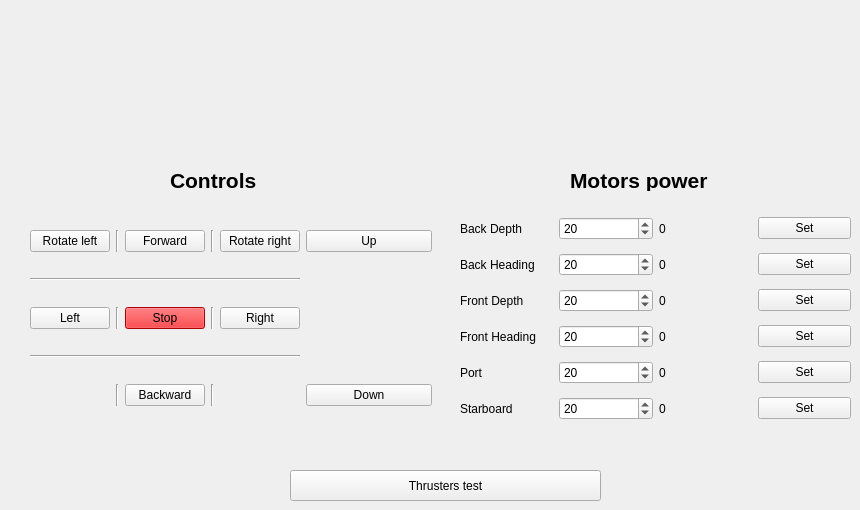
         <widget class="QWidget" name="thrusters">
          <attribute name="title">
           <string>Thrusters</string>
          </attribute>
          <widget class="QWidget" name="gridLayoutWidget">
           <property name="geometry">
            <rect>
             <x>30</x>
             <y>210</y>
             <width>402</width>
             <height>221</height>
            </rect>
           </property>
           <layout class="QGridLayout" name="gridLayout">
            <item row="2" column="1">
             <widget class="Line" name="line_4">
              <property name="orientation">
               <enum>Qt::Vertical</enum>
              </property>
             </widget>
            </item>
            <item row="2" column="0">
             <widget class="QPushButton" name="pushButton_Thruster_Left">
              <property name="text">
               <string>Left</string>
              </property>
             </widget>
            </item>
            <item row="4" column="5">
             <widget class="QPushButton" name="pushButton_Thruster_Down">
              <property name="text">
               <string>Down</string>
              </property>
             </widget>
            </item>
            <item row="2" column="4">
             <widget class="QPushButton" name="pushButton_Thruster_Right">
              <property name="text">
               <string>Right</string>
              </property>
             </widget>
            </item>
            <item row="0" column="2">
             <widget class="QPushButton" name="pushButton_Thruster_For">
              <property name="text">
               <string>Forward</string>
              </property>
             </widget>
            </item>
            <item row="4" column="2">
             <widget class="QPushButton" name="pushButton_Thruster_Back">
              <property name="text">
               <string>Backward</string>
              </property>
             </widget>
            </item>
            <item row="2" column="5">
             <spacer name="horizontalSpacer">
              <property name="orientation">
               <enum>Qt::Horizontal</enum>
              </property>
              <property name="sizeHint" stdset="0">
               <size>
                <width>40</width>
                <height>20</height>
               </size>
              </property>
             </spacer>
            </item>
            <item row="0" column="5">
             <widget class="QPushButton" name="pushButton_Thruster_Up">
              <property name="text">
               <string>Up</string>
              </property>
             </widget>
            </item>
            <item row="2" column="2">
             <widget class="QPushButton" name="pushButton_Thruster_Stop">
              <property name="palette">
               <palette>
                <active>
                 <colorrole role="WindowText">
                  <brush brushstyle="SolidPattern">
                   <color alpha="255">
                    <red>0</red>
                    <green>0</green>
                    <blue>0</blue>
                   </color>
                  </brush>
                 </colorrole>
                 <colorrole role="Button">
                  <brush brushstyle="SolidPattern">
                   <color alpha="255">
                    <red>242</red>
                    <green>0</green>
                    <blue>4</blue>
                   </color>
                  </brush>
                 </colorrole>
                 <colorrole role="Light">
                  <brush brushstyle="SolidPattern">
                   <color alpha="255">
                    <red>255</red>
                    <green>108</green>
                    <blue>110</blue>
                   </color>
                  </brush>
                 </colorrole>
                 <colorrole role="Midlight">
                  <brush brushstyle="SolidPattern">
                   <color alpha="255">
                    <red>248</red>
                    <green>54</green>
                    <blue>57</blue>
                   </color>
                  </brush>
                 </colorrole>
                 <colorrole role="Dark">
                  <brush brushstyle="SolidPattern">
                   <color alpha="255">
                    <red>121</red>
                    <green>0</green>
                    <blue>2</blue>
                   </color>
                  </brush>
                 </colorrole>
                 <colorrole role="Mid">
                  <brush brushstyle="SolidPattern">
                   <color alpha="255">
                    <red>161</red>
                    <green>0</green>
                    <blue>2</blue>
                   </color>
                  </brush>
                 </colorrole>
                 <colorrole role="Text">
                  <brush brushstyle="SolidPattern">
                   <color alpha="255">
                    <red>0</red>
                    <green>0</green>
                    <blue>0</blue>
                   </color>
                  </brush>
                 </colorrole>
                 <colorrole role="BrightText">
                  <brush brushstyle="SolidPattern">
                   <color alpha="255">
                    <red>255</red>
                    <green>255</green>
                    <blue>255</blue>
                   </color>
                  </brush>
                 </colorrole>
                 <colorrole role="ButtonText">
                  <brush brushstyle="SolidPattern">
                   <color alpha="255">
                    <red>0</red>
                    <green>0</green>
                    <blue>0</blue>
                   </color>
                  </brush>
                 </colorrole>
                 <colorrole role="Base">
                  <brush brushstyle="SolidPattern">
                   <color alpha="255">
                    <red>255</red>
                    <green>255</green>
                    <blue>255</blue>
                   </color>
                  </brush>
                 </colorrole>
                 <colorrole role="Window">
                  <brush brushstyle="SolidPattern">
                   <color alpha="255">
                    <red>242</red>
                    <green>0</green>
                    <blue>4</blue>
                   </color>
                  </brush>
                 </colorrole>
                 <colorrole role="Shadow">
                  <brush brushstyle="SolidPattern">
                   <color alpha="255">
                    <red>0</red>
                    <green>0</green>
                    <blue>0</blue>
                   </color>
                  </brush>
                 </colorrole>
                 <colorrole role="AlternateBase">
                  <brush brushstyle="SolidPattern">
                   <color alpha="255">
                    <red>248</red>
                    <green>127</green>
                    <blue>129</blue>
                   </color>
                  </brush>
                 </colorrole>
                 <colorrole role="ToolTipBase">
                  <brush brushstyle="SolidPattern">
                   <color alpha="255">
                    <red>255</red>
                    <green>255</green>
                    <blue>220</blue>
                   </color>
                  </brush>
                 </colorrole>
                 <colorrole role="ToolTipText">
                  <brush brushstyle="SolidPattern">
                   <color alpha="255">
                    <red>0</red>
                    <green>0</green>
                    <blue>0</blue>
                   </color>
                  </brush>
                 </colorrole>
                </active>
                <inactive>
                 <colorrole role="WindowText">
                  <brush brushstyle="SolidPattern">
                   <color alpha="255">
                    <red>0</red>
                    <green>0</green>
                    <blue>0</blue>
                   </color>
                  </brush>
                 </colorrole>
                 <colorrole role="Button">
                  <brush brushstyle="SolidPattern">
                   <color alpha="255">
                    <red>242</red>
                    <green>0</green>
                    <blue>4</blue>
                   </color>
                  </brush>
                 </colorrole>
                 <colorrole role="Light">
                  <brush brushstyle="SolidPattern">
                   <color alpha="255">
                    <red>255</red>
                    <green>108</green>
                    <blue>110</blue>
                   </color>
                  </brush>
                 </colorrole>
                 <colorrole role="Midlight">
                  <brush brushstyle="SolidPattern">
                   <color alpha="255">
                    <red>248</red>
                    <green>54</green>
                    <blue>57</blue>
                   </color>
                  </brush>
                 </colorrole>
                 <colorrole role="Dark">
                  <brush brushstyle="SolidPattern">
                   <color alpha="255">
                    <red>121</red>
                    <green>0</green>
                    <blue>2</blue>
                   </color>
                  </brush>
                 </colorrole>
                 <colorrole role="Mid">
                  <brush brushstyle="SolidPattern">
                   <color alpha="255">
                    <red>161</red>
                    <green>0</green>
                    <blue>2</blue>
                   </color>
                  </brush>
                 </colorrole>
                 <colorrole role="Text">
                  <brush brushstyle="SolidPattern">
                   <color alpha="255">
                    <red>0</red>
                    <green>0</green>
                    <blue>0</blue>
                   </color>
                  </brush>
                 </colorrole>
                 <colorrole role="BrightText">
                  <brush brushstyle="SolidPattern">
                   <color alpha="255">
                    <red>255</red>
                    <green>255</green>
                    <blue>255</blue>
                   </color>
                  </brush>
                 </colorrole>
                 <colorrole role="ButtonText">
                  <brush brushstyle="SolidPattern">
                   <color alpha="255">
                    <red>0</red>
                    <green>0</green>
                    <blue>0</blue>
                   </color>
                  </brush>
                 </colorrole>
                 <colorrole role="Base">
                  <brush brushstyle="SolidPattern">
                   <color alpha="255">
                    <red>255</red>
                    <green>255</green>
                    <blue>255</blue>
                   </color>
                  </brush>
                 </colorrole>
                 <colorrole role="Window">
                  <brush brushstyle="SolidPattern">
                   <color alpha="255">
                    <red>242</red>
                    <green>0</green>
                    <blue>4</blue>
                   </color>
                  </brush>
                 </colorrole>
                 <colorrole role="Shadow">
                  <brush brushstyle="SolidPattern">
                   <color alpha="255">
                    <red>0</red>
                    <green>0</green>
                    <blue>0</blue>
                   </color>
                  </brush>
                 </colorrole>
                 <colorrole role="AlternateBase">
                  <brush brushstyle="SolidPattern">
                   <color alpha="255">
                    <red>248</red>
                    <green>127</green>
                    <blue>129</blue>
                   </color>
                  </brush>
                 </colorrole>
                 <colorrole role="ToolTipBase">
                  <brush brushstyle="SolidPattern">
                   <color alpha="255">
                    <red>255</red>
                    <green>255</green>
                    <blue>220</blue>
                   </color>
                  </brush>
                 </colorrole>
                 <colorrole role="ToolTipText">
                  <brush brushstyle="SolidPattern">
                   <color alpha="255">
                    <red>0</red>
                    <green>0</green>
                    <blue>0</blue>
                   </color>
                  </brush>
                 </colorrole>
                </inactive>
                <disabled>
                 <colorrole role="WindowText">
                  <brush brushstyle="SolidPattern">
                   <color alpha="255">
                    <red>121</red>
                    <green>0</green>
                    <blue>2</blue>
                   </color>
                  </brush>
                 </colorrole>
                 <colorrole role="Button">
                  <brush brushstyle="SolidPattern">
                   <color alpha="255">
                    <red>242</red>
                    <green>0</green>
                    <blue>4</blue>
                   </color>
                  </brush>
                 </colorrole>
                 <colorrole role="Light">
                  <brush brushstyle="SolidPattern">
                   <color alpha="255">
                    <red>255</red>
                    <green>108</green>
                    <blue>110</blue>
                   </color>
                  </brush>
                 </colorrole>
                 <colorrole role="Midlight">
                  <brush brushstyle="SolidPattern">
                   <color alpha="255">
                    <red>248</red>
                    <green>54</green>
                    <blue>57</blue>
                   </color>
                  </brush>
                 </colorrole>
                 <colorrole role="Dark">
                  <brush brushstyle="SolidPattern">
                   <color alpha="255">
                    <red>121</red>
                    <green>0</green>
                    <blue>2</blue>
                   </color>
                  </brush>
                 </colorrole>
                 <colorrole role="Mid">
                  <brush brushstyle="SolidPattern">
                   <color alpha="255">
                    <red>161</red>
                    <green>0</green>
                    <blue>2</blue>
                   </color>
                  </brush>
                 </colorrole>
                 <colorrole role="Text">
                  <brush brushstyle="SolidPattern">
                   <color alpha="255">
                    <red>121</red>
                    <green>0</green>
                    <blue>2</blue>
                   </color>
                  </brush>
                 </colorrole>
                 <colorrole role="BrightText">
                  <brush brushstyle="SolidPattern">
                   <color alpha="255">
                    <red>255</red>
                    <green>255</green>
                    <blue>255</blue>
                   </color>
                  </brush>
                 </colorrole>
                 <colorrole role="ButtonText">
                  <brush brushstyle="SolidPattern">
                   <color alpha="255">
                    <red>121</red>
                    <green>0</green>
                    <blue>2</blue>
                   </color>
                  </brush>
                 </colorrole>
                 <colorrole role="Base">
                  <brush brushstyle="SolidPattern">
                   <color alpha="255">
                    <red>242</red>
                    <green>0</green>
                    <blue>4</blue>
                   </color>
                  </brush>
                 </colorrole>
                 <colorrole role="Window">
                  <brush brushstyle="SolidPattern">
                   <color alpha="255">
                    <red>242</red>
                    <green>0</green>
                    <blue>4</blue>
                   </color>
                  </brush>
                 </colorrole>
                 <colorrole role="Shadow">
                  <brush brushstyle="SolidPattern">
                   <color alpha="255">
                    <red>0</red>
                    <green>0</green>
                    <blue>0</blue>
                   </color>
                  </brush>
                 </colorrole>
                 <colorrole role="AlternateBase">
                  <brush brushstyle="SolidPattern">
                   <color alpha="255">
                    <red>242</red>
                    <green>0</green>
                    <blue>4</blue>
                   </color>
                  </brush>
                 </colorrole>
                 <colorrole role="ToolTipBase">
                  <brush brushstyle="SolidPattern">
                   <color alpha="255">
                    <red>255</red>
                    <green>255</green>
                    <blue>220</blue>
                   </color>
                  </brush>
                 </colorrole>
                 <colorrole role="ToolTipText">
                  <brush brushstyle="SolidPattern">
                   <color alpha="255">
                    <red>0</red>
                    <green>0</green>
                    <blue>0</blue>
                   </color>
                  </brush>
                 </colorrole>
                </disabled>
               </palette>
              </property>
              <property name="text">
               <string>Stop</string>
              </property>
             </widget>
            </item>
            <item row="0" column="0">
             <widget class="QPushButton" name="pushButton_Thruster_Rot_L">
              <property name="text">
               <string>Rotate left</string>
              </property>
             </widget>
            </item>
            <item row="0" column="4">
             <widget class="QPushButton" name="pushButton_Thruster_Rot_R">
              <property name="text">
               <string>Rotate right</string>
              </property>
             </widget>
            </item>
            <item row="2" column="3">
             <widget class="Line" name="line_5">
              <property name="orientation">
               <enum>Qt::Vertical</enum>
              </property>
             </widget>
            </item>
            <item row="0" column="1">
             <widget class="Line" name="line_6">
              <property name="orientation">
               <enum>Qt::Vertical</enum>
              </property>
             </widget>
            </item>
            <item row="0" column="3">
             <widget class="Line" name="line_7">
              <property name="orientation">
               <enum>Qt::Vertical</enum>
              </property>
             </widget>
            </item>
            <item row="4" column="1">
             <widget class="Line" name="line_8">
              <property name="orientation">
               <enum>Qt::Vertical</enum>
              </property>
             </widget>
            </item>
            <item row="4" column="3">
             <widget class="Line" name="line_9">
              <property name="orientation">
               <enum>Qt::Vertical</enum>
              </property>
             </widget>
            </item>
            <item row="1" column="0" colspan="5">
             <widget class="Line" name="line_3">
              <property name="orientation">
               <enum>Qt::Horizontal</enum>
              </property>
             </widget>
            </item>
            <item row="3" column="0" colspan="5">
             <widget class="Line" name="line_2">
              <property name="orientation">
               <enum>Qt::Horizontal</enum>
              </property>
             </widget>
            </item>
           </layout>
          </widget>
          <widget class="QWidget" name="gridLayoutWidget_2">
           <property name="geometry">
            <rect>
             <x>460</x>
             <y>210</y>
             <width>391</width>
             <height>221</height>
            </rect>
           </property>
           <layout class="QGridLayout" name="gridLayout_3">
            <item row="4" column="1">
             <widget class="QSpinBox" name="spinBox_Thruster_Port">
              <property name="value">
               <number>20</number>
              </property>
             </widget>
            </item>
            <item row="3" column="1">
             <widget class="QSpinBox" name="spinBox_Thruster_Front_Heading">
              <property name="value">
               <number>20</number>
              </property>
             </widget>
            </item>
            <item row="0" column="0">
             <widget class="QLabel" name="label_6">
              <property name="text">
               <string>Back Depth</string>
              </property>
             </widget>
            </item>
            <item row="1" column="1">
             <widget class="QSpinBox" name="spinBox_Thruster_Back_Heading">
              <property name="value">
               <number>20</number>
              </property>
             </widget>
            </item>
            <item row="5" column="1">
             <widget class="QSpinBox" name="spinBox_Thruster_Starboard">
              <property name="value">
               <number>20</number>
              </property>
             </widget>
            </item>
            <item row="0" column="1">
             <widget class="QSpinBox" name="spinBox_Thruster_Back_Depth">
              <property name="value">
               <number>20</number>
              </property>
             </widget>
            </item>
            <item row="5" column="0">
             <widget class="QLabel" name="label">
              <property name="text">
               <string>Starboard</string>
              </property>
             </widget>
            </item>
            <item row="2" column="0">
             <widget class="QLabel" name="label_4">
              <property name="text">
               <string>Front Depth</string>
              </property>
             </widget>
            </item>
            <item row="2" column="1">
             <widget class="QSpinBox" name="spinBox_Thruster_Front_Depth">
              <property name="value">
               <number>20</number>
              </property>
             </widget>
            </item>
            <item row="4" column="0">
             <widget class="QLabel" name="label_2">
              <property name="text">
               <string>Port</string>
              </property>
             </widget>
            </item>
            <item row="1" column="0">
             <widget class="QLabel" name="label_5">
              <property name="text">
               <string>Back Heading</string>
              </property>
             </widget>
            </item>
            <item row="3" column="0">
             <widget class="QLabel" name="label_3">
              <property name="text">
               <string>Front Heading</string>
              </property>
             </widget>
            </item>
            <item row="0" column="2">
             <widget class="QLabel" name="label_Thruster_Speed_Bd">
              <property name="text">
               <string>0</string>
              </property>
             </widget>
            </item>
            <item row="1" column="2">
             <widget class="QLabel" name="label_Thruster_Speed_Bh">
              <property name="text">
               <string>0</string>
              </property>
             </widget>
            </item>
            <item row="3" column="2">
             <widget class="QLabel" name="label_Thruster_Speed_Fh">
              <property name="text">
               <string>0</string>
              </property>
             </widget>
            </item>
            <item row="2" column="2">
             <widget class="QLabel" name="label_Thruster_Speed_Fd">
              <property name="text">
               <string>0</string>
              </property>
             </widget>
            </item>
            <item row="4" column="2">
             <widget class="QLabel" name="label_Thruster_Speed_P">
              <property name="text">
               <string>0</string>
              </property>
             </widget>
            </item>
            <item row="5" column="2">
             <widget class="QLabel" name="label_Thruster_Speed_S">
              <property name="text">
               <string>0</string>
              </property>
             </widget>
            </item>
            <item row="0" column="3">
             <widget class="QPushButton" name="pushButton_Thruster_Speed_Bd">
              <property name="text">
               <string>Set</string>
              </property>
             </widget>
            </item>
            <item row="1" column="3">
             <widget class="QPushButton" name="pushButton_Thruster_Speed_Bh">
              <property name="text">
               <string>Set</string>
              </property>
             </widget>
            </item>
            <item row="2" column="3">
             <widget class="QPushButton" name="pushButton_Thruster_Speed_Fd">
              <property name="text">
               <string>Set</string>
              </property>
             </widget>
            </item>
            <item row="4" column="3">
             <widget class="QPushButton" name="pushButton_Thruster_Speed_P">
              <property name="text">
               <string>Set</string>
              </property>
             </widget>
            </item>
            <item row="3" column="3">
             <widget class="QPushButton" name="pushButton_Thruster_Speed_Fh">
              <property name="text">
               <string>Set</string>
              </property>
             </widget>
            </item>
            <item row="5" column="3">
             <widget class="QPushButton" name="pushButton_Thruster_Speed_S">
              <property name="text">
               <string>Set</string>
              </property>
             </widget>
            </item>
           </layout>
          </widget>
          <widget class="QLabel" name="label_7">
           <property name="geometry">
            <rect>
             <x>570</x>
             <y>170</y>
             <width>151</width>
             <height>21</height>
            </rect>
           </property>
           <property name="font">
            <font>
             <pointsize>16</pointsize>
             <weight>75</weight>
             <bold>true</bold>
            </font>
           </property>
           <property name="text">
            <string>Motors power</string>
           </property>
          </widget>
          <widget class="QLabel" name="label_8">
           <property name="geometry">
            <rect>
             <x>170</x>
             <y>170</y>
             <width>151</width>
             <height>21</height>
            </rect>
           </property>
           <property name="font">
            <font>
             <pointsize>16</pointsize>
             <weight>75</weight>
             <bold>true</bold>
            </font>
           </property>
           <property name="text">
            <string>Controls</string>
           </property>
          </widget>
          <widget class="QPushButton" name="pushButton_Thruster_Test">
           <property name="geometry">
            <rect>
             <x>290</x>
             <y>470</y>
             <width>311</width>
             <height>31</height>
            </rect>
           </property>
           <property name="text">
            <string>Thrusters test</string>
           </property>
          </widget>
         </widget>
